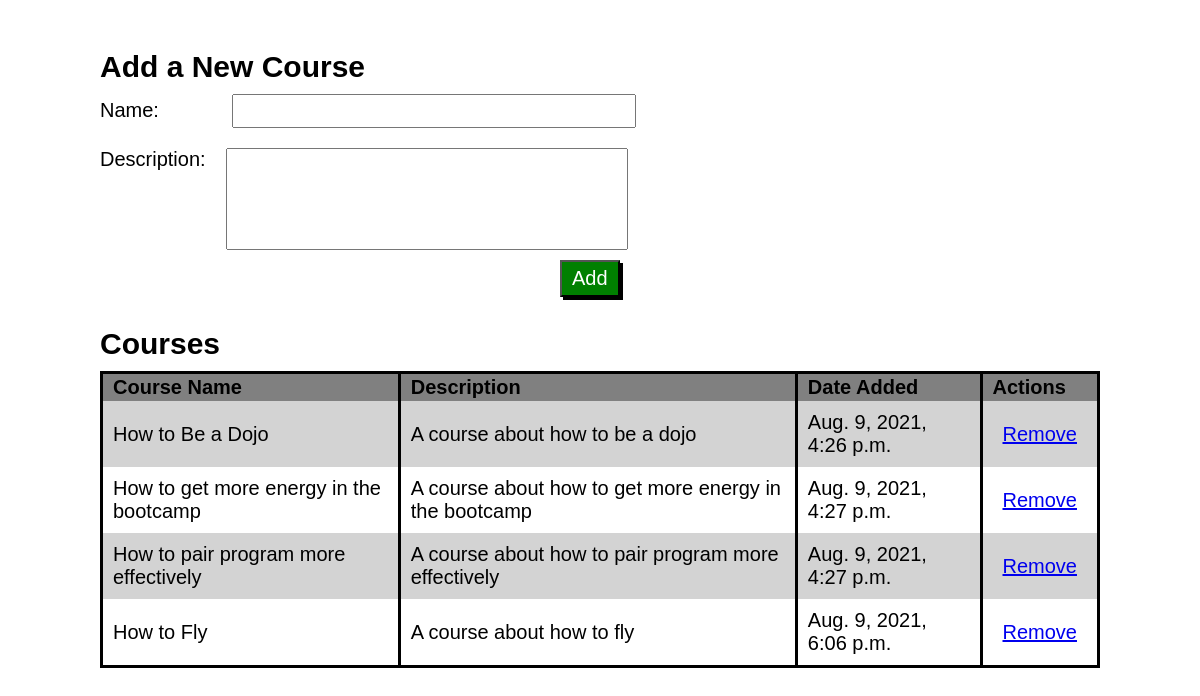
The page / on the database its author committed.
### courses_app/models.py (models this page shows, shortened)
class Courses(models.Model):
    name = models.CharField(max_length=255)
    description = models.TextField()
    created_at = models.DateTimeField(auto_now_add=True)
    updated_at = models.DateTimeField(auto_now=True)
    objects = CoursesManager()

### courses_app/views.py (the view)
# urls.py: path('', views.index), #GET request to display all objects' info starting at root
def index(request): #GET REQUEST
    context = {
    "all_the_courses": Courses.objects.all(),
    }
    return render(request, "index.html", context)

### courses_app/templates/index.html (shortened to what this page needs)
<!DOCTYPE html>
<html lang="en-US">
<head>
    {% load static %}
    <link rel="stylesheet" href="{% static 'style.css' %}">
</head>
<body>
    <div id="wrapper">
            <h1>Add a New Course</h1>
            <form action="courses/create_course" method="POST">
                <div id="name">
                    <label for="name">Name:</label>
                    <input name="name" type="text">
                </div>
                <div id="description">
                    <label for="description">Description:</label>
                    <textarea name="description"></textarea>
                </div>
                <button id="add" type="submit">Add</button>
            </form>
        <div id="courses">
            <h1>Courses</h1>
            <table>
                <thead>
                    <tr>
                        <th>Course Name</th>
                        <th>Description</th>
                        <th>Date Added</th>
                        <th>Actions</th>
                    </tr>
                </thead>
                <tbody>
                        {% for course in all_the_courses %}
                    <tr>
                        <td>{{course.name}}</td>
                        <td>{{course.description}}</td>
                        <td>{{course.created_at}}</td>
                        <td>
                            <a role="button" href="courses/{{course.id}}">Remove</a>
                        </td>
                    </tr>
                        {% endfor %}
                </tbody>
            </table>
        </div>
    </div>
</body>
</html>

### courses_app/static/style.css (style rules this page uses)
* { margin:0; padding:0; }
html { font-size:10px; font-family:'Lucida Sans', 'Lucida Sans Regular', 'Lucida Grande', 'Lucida Sans Unicode', Geneva, Verdana, sans-serif; }
#wrapper { padding:2rem 10rem; }
h1 { font-size: 3rem; padding-top:3rem; padding-bottom: 1rem; }
form, p { font-size:2rem; }
#name { padding-bottom:2rem; }
#name > label { padding-right:6.8rem; }
#description { display: flex; align-items: flex-start; }
label { padding-right: 2rem; }
input, textarea { width:40rem; }
input { height:3rem; font-size:1.5rem; }
textarea { resize: none; height:10rem; margin-bottom: 1rem; font-size:1.5rem; }
button, a { font-size:2rem; padding:.5rem 1rem; }
#add { margin-left:46rem; color:white; background-color: green; box-shadow: .3rem .3rem black; }
table { text-align: left; font-size: 2rem; border-collapse: collapse; border:.3rem solid black; }
th { background-color: gray; padding:.2rem 1rem; border-right:.3rem solid black; }
td { padding:1rem; border-right: .3rem solid black; }
tr:nth-child(odd) { background-color: lightgray; }

### rows shown on the page
Courses: name "How to Be a Dojo", description "A course about how to be a dojo", created_at "Aug. 9, 2021, 4:26 p.m."
Courses: name "How to get more energy in the bootcamp", description "A course about how to get more energy in the bootcamp", created_at "Aug. 9, 2021, 4:27 p.m."
Courses: name "How to pair program more effectively", description "A course about how to pair program more effectively", created_at "Aug. 9, 2021, 4:27 p.m."
Courses: name "How to Fly", description "A course about how to fly", created_at "Aug. 9, 2021, 6:06 p.m."
